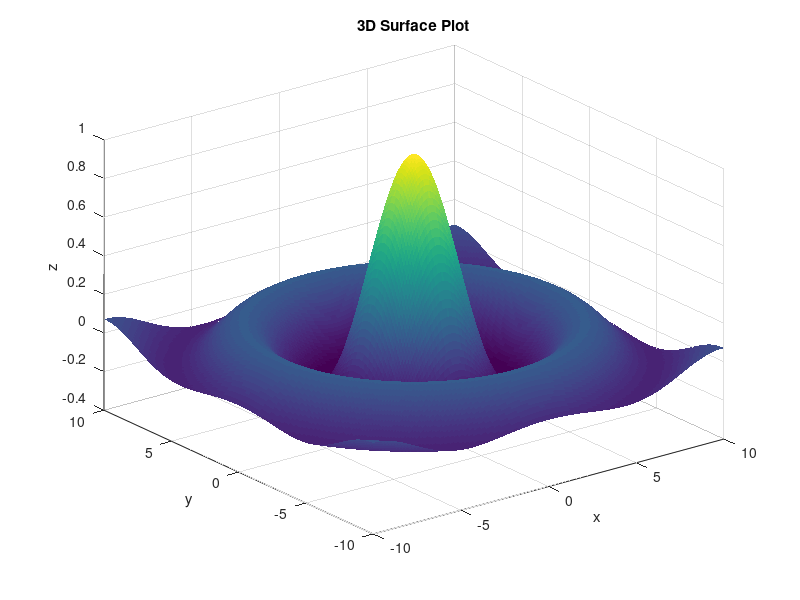

Reproduce this figure in MATLAB. (Note: this script raises an error after producing the figure.)
%% Prob #1
fprintf('[ Prob 1 ]\n')

% (1) 연산 수행
(16.5^2 * sqrt(8.4 - sqrt(70))) / (4.3^2 - 17.3)


% (2) 연산 수행
15 * ((sqrt(10) + 3.7^2) / (log10(1365) + 1.9))

pause
%% Prob #2
fprintf('[ Prob 2 ]\n')


% 정육면체의 한 변의 길이
side_length = 29; % cm

% (1) 구의 반지름 구하기 (겉넓이가 같은 구)
surface_area_cube = 6 * (side_length^2);
radius_equal_surface = sqrt(surface_area_cube / (4 * pi))

% (2) 구의 반지름 구하기 (부피가 같은 구)
volume_cube = side_length^3;
radius_equal_volume = ((3 * volume_cube) / (4 * pi))^(1/3)

pause

%% Prob #3
fprintf('[ Prob 3 ]\n')

% (1)
A1 = [0 0 0 0 0; 0 3 7 -48 0; 0 2 7 -40 0; 0 1 7 -32 0]

% (2)
A2 = [[zeros(1,3); ones(2,3)] 2*eye(3)]
pause
%% Prob #4
fprintf('Prob #4\n')

% 벡터 정의
u = [4, 5, -4];
v = [-8, -2.2, 3];

% (1) sum 함수 사용한 내적
sum(u .* v)


% (2) 행렬 곱 이용
u * v'

% (3) dot 함수 사용
dot(u, v)

pause
%% Prob #5
fprintf('[Prob 5]\n')

x = -10:0.1:10;
y = -10:0.1:10;

x = x+ (x==0) * eps;
y = y + (y==0) * eps;

% x와 y 정의
[X, Y] = meshgrid(x, y);
Z = sin(sqrt(X.^2 + Y.^2)) ./ sqrt(X.^2 + Y.^2);


% 3D 표면 플롯
surf(X, Y, Z, 'EdgeColor','none')
title('3D Surface Plot')
xlabel('x')
ylabel('y')
zlabel('z')

% (2) 조건에 해당하는 (x, y) 개수 구하기
count = sum(sum((z > 0.5) & (z < 0.55)));
disp(count)

%% Prob #6
fprintf('[Prob 6]\n')

% 사용자로부터 a, b, c 입력받기
a = input('Enter the coefficient a: ');
b = input('Enter the coefficient b: ');
c = input('Enter the coefficient c: ');

% 판별식 계산
D = b^2 - 4*a*c;

% 해 계산 및 출력
if D > 0
    root1 = (-b + sqrt(D)) / (2*a);
    root2 = (-b - sqrt(D)) / (2*a);
    fprintf('The equation has two roots: %.2f and %.2f\n', root1, root2);
elseif D == 0
    root = -b / (2*a);
    fprintf('The equation has one root: %.2f\n', root);
else
    fprintf('The equation has two complex roots.\n');
end

clear; clc; close all;
%% Prob #7
clear; clc; close all;

x_val = input("please input the x value : ")
% log(x+1);
E = 1;
Sn = 0;

for n = 1:10
    An = (-1)^(n+1) * (x_val^n / n);

    if (n == 1)
        Sn = An;
    else
        Sn = Sp + An;
        E = abs((Sn - Sn - An) / Sn);
    end

    Sp = Sn
end

disp("real value : ")
disp(log(x_val + 1))
disp("approximated value : ")
disp(Sn)
